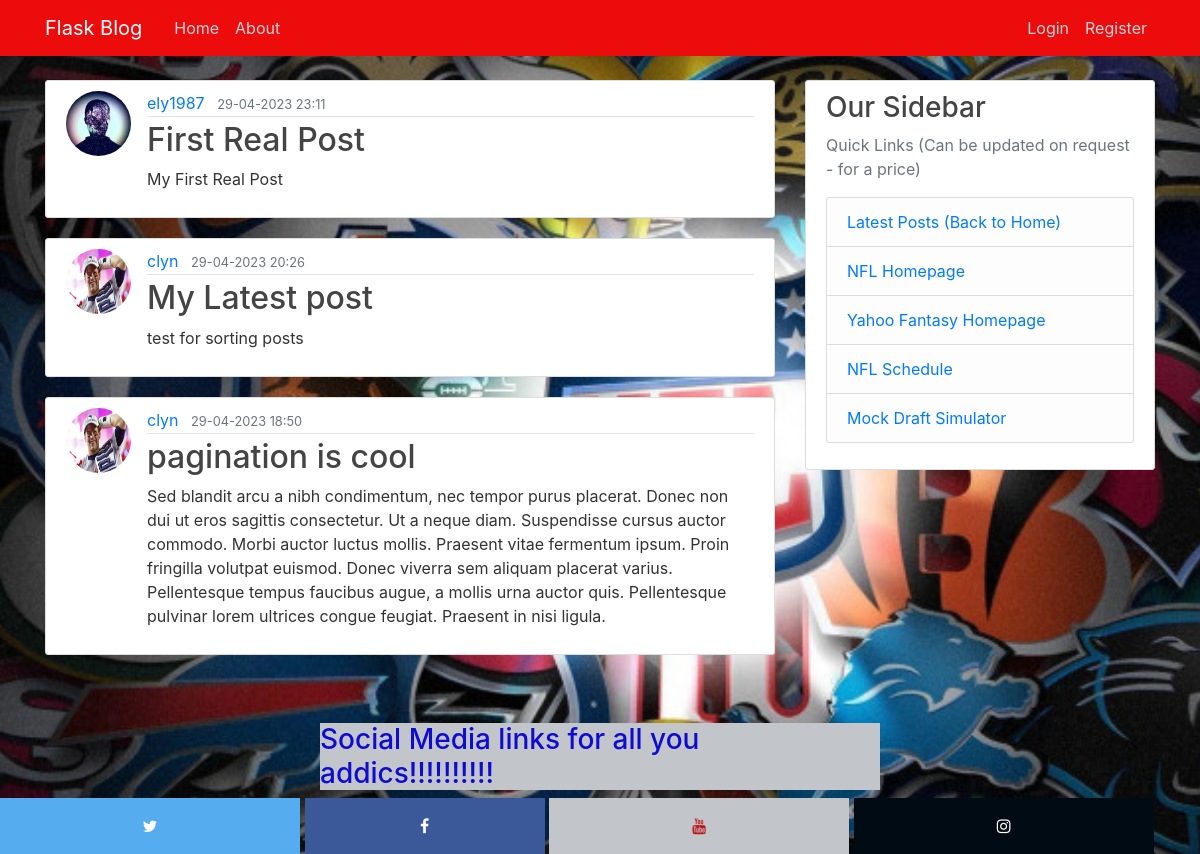
Page /home on the earlier database version.
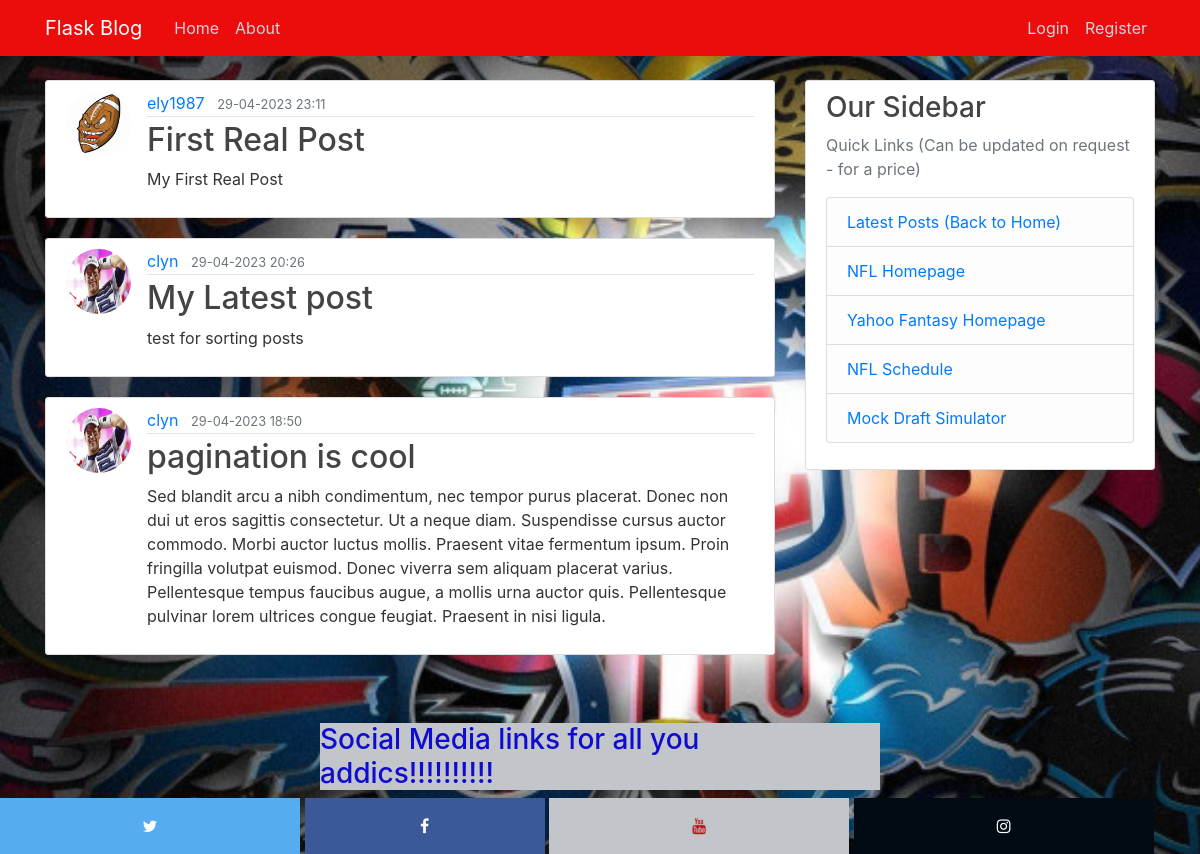
Same page on the later database version.
### Fblog/models.py (models this page shows, shortened)
class Post(db.Model):
    id = db.Column(db.Integer, primary_key = True)
    title = db.Column(db.String(100), nullable = False)
    date_posted = db.Column(db.DateTime, nullable = False, default = datetime.utcnow)
    content = db.Column(db.Text, nullable = False)
    user_id = db.Column(db.Integer, db.ForeignKey('user.id'), nullable = False) # Foregin Key is refrencing the table and column names

class User(db.Model, UserMixin):
    id = db.Column(db.Integer, primary_key = True)
    username = db.Column(db.String(20), unique = True, nullable = False)
    email = db.Column(db.String(120), unique = True, nullable = False)
    image_file = db.Column(db.String(20), nullable = False, default = 'default.jpg')
    password = db.Column(db.String(60), nullable = False)
    posts = db.relationship('Post', backref = 'author', lazy = True) #backref gets the user that created the post (1 to many relationship)

### Fblog/routes.py (the view)
@app.route("/")
@app.route("/home")
def home():
    page = request.args.get('page', 1, type=int)
    posts = Post.query.order_by(Post.date_posted.desc()).paginate(page = page, per_page=3) #allows me to define how many posts per page - orders them from newest to oldest
    return render_template('home.html', posts = posts) # posts variable within the template is equal to the dummy data

### Fblog/templates/home.html
{% extends "layout.html" %}
{% block content %}
    {% for post in posts %}
    <article class="media content-section">
      <img class= "rounded-circle article-img" src="{{url_for('static', filename = 'profile_pics/' + post.author.image_file) }}">
        <div class="media-body">
          <div class="article-metadata">
            <a class="mr-2" href="#">{{ post.author.username }}</a>
            <small class="text-muted">{{ post.date_posted.strftime('%d-%m-%Y %H:%M') }}</small>
          </div>
          <h2><a class="article-title" href="{{ url_for('post', post_id = post.id)}}">{{ post.title }}</a></h2>
          <p class="article-content">{{ post.content }}</p>
        </div>
      </article>
    {% endfor %}
{% endblock content %}

### Fblog/templates/layout.html (shortened to what this page needs)
<!DOCTYPE html>
<html>
<head>
    <link rel="stylesheet" href="https://cdn.jsdelivr.net/npm/bootstrap@4.3.1/dist/css/bootstrap.min.css">
    <link rel="stylesheet" type = "text/css" href="{{url_for('static', filename='main.css')}}">
    <link rel="stylesheet" href="https://cdnjs.cloudflare.com/ajax/libs/font-awesome/4.7.0/css/font-awesome.min.css">
</head>
<body>
    <header class="site-header">
        <nav class="navbar navbar-expand-md navbar-dark bg-steel fixed-top">
          <div class="container">
            <a class="navbar-brand mr-4" href="/">Flask Blog</a>
            <div class="collapse navbar-collapse" id="navbarToggle">
              <div class="navbar-nav mr-auto">
                <a class="nav-item nav-link" href="{{ url_for('home') }}">Home</a>
                <a class="nav-item nav-link" href="{{ url_for('about') }}">About</a>
              </div>
              <div class="navbar-nav">
                {% if current_user.is_authenticated %}
                <a class="nav-item nav-link" href="{{ url_for('new_post') }}">New Post</a>
                <a class="nav-item nav-link" href="{{ url_for('account') }}">Account</a>
                <a class="nav-item nav-link" href="{{ url_for('logout') }}">Logout</a>
                {% else %}
                  <a class="nav-item nav-link" href="{{ url_for('login') }}">Login</a>
                  <a class="nav-item nav-link" href="{{ url_for('register') }}">Register</a>
                {% endif %}
              </div>
            </div>
          </div>
        </nav>
      </header>
      <main role="main" class="container">
        <div class="row">
          <div class="col-md-8">
            {% block content %}{% endblock %}
          </div>
          <div class="col-md-4">
            <div class="content-section">
              <h3>Our Sidebar</h3>
              <p class='text-muted'>Quick Links (Can be updated on request - for a price)
                <ul class="list-group">
                  <li class="list-group-item list-group-item-light">
                    <a href="{{ url_for('home') }}" target="_blank">Latest Posts (Back to Home)</a>
                  </li>
                  <li class="list-group-item list-group-item-light">
                    <a href="https://www.NFL.com" target="_blank">NFL Homepage</a>
                  </li>
                  <li class="list-group-item list-group-item-light">
                    <a href="https://football.fantasysports.yahoo.com/" target="_blank">Yahoo Fantasy Homepage</a>
                  </li>
                  <li class="list-group-item list-group-item-light">
                    <a href="https://www.espn.co.uk/nfl/fixtures/_/week/1/seasontype/2" target="_blank">NFL Schedule</a>
                  </li>
                  <li class="list-group-item list-group-item-light">
                    <a href=https://draftwizard.fantasypros.com/football/mock-draft-simulator/" target="_blank">Mock Draft Simulator</a>
                  </li>
                </ul>
              </p>
            </div>
          </div>
        </div>
      </main>
    <h3 class="sm-heading">Social Media links for all you addics!!!!!!!!!!</h3>
  </body>
<div>
  <a href="https://www.twitter.com">
    <i href="https://www.twitter.com" class="fa fa-twitter"></i>
  <a href="https://www.facebook.com">
    <i href="https://www.facebook.com" class="fa fa-facebook"></i>
  <a href="https://www.youtube.com">
    <i href="https://www.youtube.com" class="fa fa-youtube"></i>
  <a href="https://www.instagram.com">
    <i href="https://www.instagram.com" class="fa fa-instagram"></i>
</div>
</html>

### Fblog/static/main.css (style rules this page uses)
body { background: #fafafa; color: #333333; margin-top: 5rem; }
h1, h2, h3, h4, h5, h6 { color: #444444; }
.bg-steel { background-color: #ec0c0c; }
.site-header .navbar-nav .nav-link { color: #cbd5db; }
.content-section { background: #ffffff; padding: 10px 20px; border: 1px solid #dddddd; border-radius: 3px; margin-bottom: 20px; }
.article-title { color: #444444; }
.article-content { white-space: pre-line; }
.article-img { height: 65px; width: 65px; margin-right: 16px; }
.article-metadata { padding-bottom: 1px; margin-bottom: 4px; border-bottom: 1px solid #e3e3e3 }
.fa { padding: 20px; font-size: 30px; width: 50px; text-align: center; text-decoration: none; }
.sm-heading { display: block; margin-left: auto; margin-right: auto; width: 20em; background: #c2c6ca; color: rgb(15, 12, 207); }
.fa-facebook { display: block; margin-left: auto; margin-right: auto; width: 20%; background: #3B5998; color: white; }
.fa-twitter { display: block; margin-left: auto; margin-right: auto; width: 25%; background: #55ACEE; color: white; }
.fa-instagram { display: block; margin-left: auto; margin-right: auto; width: 25%; background: #010b13; color: white; }
.fa-youtube { display: block; margin-left: auto; margin-right: auto; width: 25%; background: #c2c6ca; color: rgb(189, 24, 24); }

### Fblog/templates/layout.html (style rules this page uses)
body { background-image: url("static/images/Background.png"); background-repeat: no-repeat; background-attachment: fixed; background-size: cover; }

Differences in the rows shown:
changed through a linked row, Post "First Real Post": image_file: picture added in place of a placeholder
